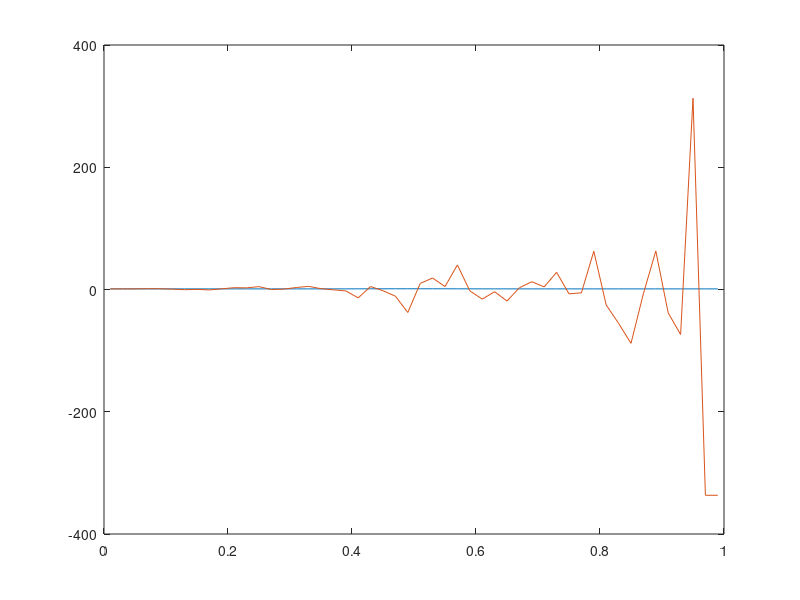

Write MATLAB code to recreate this figure.
%% advect linearization
clear all;
clc;
close all force;
addpath(['/Users/kevin/SkyDrive/KTH Work/Period 3 2014'...
    '/DN2255/Homework/4/HW4-High Resolution shock-capturing'...
    ' methods/matlabfiles/']);
%% Parameters
N = 50;
L = 1.;
dx = L/N; % Grid spacing
H = 1;
g = 9.8;
c = sqrt(g*H); % Wave speed
tau = .8*dx/c; % Time Step
coeff = -tau/(c*dx);
nStep = L/(c*tau); % waves
finalTime = nStep*tau;
nCells = 1:N;
x = dx/2:dx:L;
%% Boundary Conditions
w = 0.1*L; % Width
a = 1/5*H;
h = 1+a*exp(-(x-L/2).^2/(w^2));
m = 0*h;
%% Record the initial state
hplot(:,1) = h(:);
mplot(:,1) = m(:);
f = (1/2*g*h.^2 + (m.^2)./h);
r = L/6;
B0 = H/10;
for ib = 1:length(x)
    if abs(x(ib)-L/2)<r
        B(ib) = B0*cos((pi*(x(ib)-L/2))/(2*r));
    else
        B(ib)=0;
    end
end
myHandle = waitbar(0,'Initializing waitbar...');
tic
%% Loop
for tstep= 1:(round(nStep))
    hp=h;
    mp=m;
    Q = [hp;mp];
    f = [ mp;
        1/2*g*hp.^2 + (mp.^2)./hp];
    uhat = (sqrt(mp)./hp([1,1:N-1]) +...
        sqrt(mp).*mp./hp)./(sqrt(hp([1,1:N-1])) + sqrt(hp));
    hh = (hp([1,1:N-1]) + hp)/2;
    Am = [-sqrt(g*h)+m; -sqrt(g*h) + m];
    Ap = [-sqrt(g*h)+m; -sqrt(g*h) + m];
    Fp = 1/2*(f + f(:,[1,1:N-1])) - 1/2*abs(Ap).*(Q(:,[2:N,N])-Q(:,:));
    Fm = 1/2*(f + f(:,[1,1:N-1])) - 1/2*abs(Am).*(Q(:,[2:N,N])-Q(:,:));
    
    for i = 2:N-1
        Qn(:,i) = Q(:,i) - tau/dx*(Fp(i+1) - Fm(i-1));
    end
    Qn(1,1) = Qn(1,2);
    Qn(2,1) = Qn(2,2)*(-1);
    Qn(1,N) = Qn(1,N-1);
    Qn(2,N) = Qn(2,N-1)*(-1);
    hp = Qn(1,:);
    mp = Qn(2,:);
    hplot(:,(tstep+1)) = hp(:);
    mplot(:,(tstep+1)) = mp(:);
    h=hp;
    m=mp;
    %% Here's the progress bar code
    time=toc;
    Perc=tstep/(round(nStep));
    Trem=time/Perc-time; %Calculate the time remaining
    Hrs=floor(Trem/3600);Min=floor((Trem-Hrs*3600)/60);
    waitbar(Perc,myHandle,[sprintf('%0.1f',Perc*100) '%, '...
        sprintf('%03.0f',Hrs) ':'...
        sprintf('%02.0f',Min) ':'...
        sprintf('%02.0f',rem(Trem,60)) ' remaining Level Set Method']);
    
end

%% Plot
% figure(1); clf;
% plot(x,hplot(i,1),'-',x,hplot(i,nStep),'--');
% legend('t=0','t=1');
% xlabel('x');  ylabel('h(x,t)');
% title(sprintf('$h(x,t)$ $\\Delta t=$%0.2g,',...
%     ' $\\epsilon =$ %g',tau,a),...
%     'Interpreter','latex')
%% h plot1
%     figure(2)
%     for iPlotting = 1:2:nStep
%         clf;
%         plot(x,hplot(i,1) + B(i)')
%         hold on;
%         plot(x,hplot(i,iPlotting)+B(i)','-');
%         finalB = plot(x,B(i),'-.','color','r');
%         pause(.1)
%     end
% m plot
figure(3)
for ip = 1:8:nStep
    plot(x,hplot(:,1))
    hold on;
    plot(x,hplot(:,ip),'-');
    hold off;
    pause(1)
end
%% Plot for 2.1
% figure(3)
% initialH = plot(x,hplot(:,1) + B(:)','-','color','b');
% hold on;
% hPlusB.t1 = plot(x,hplot(:,round(nStep/2))+ B(:)'...
%     ,'--','color','k');
% hPlusB.t2 = plot(x,hplot(:,round(nStep))+ B(:)'...
%     ,'--','color','m');
% finalB = plot(x,B(:),'-.','color','r');
% legend([initialH,hPlusB.t1,hPlusB.t2,finalB],...
%     't=0, h(x) + B(x)',...
%     sprintf('t=%0.2g, h(x) + B(x)',tau*round(nStep/2)),...
%     sprintf('t=%0.2g, h(x) + B(x)',tau*round(nStep)),...
%     'B(x)','location','best');
% xlabel('x');  ylabel('h(x,t)');
% hold off;
% %%
% printYesNo = 0;
% if printYesNo == 1
%     saveFigurePath = ['/Users/kevin/SkyDrive/KTH Work'...
%         '/Period 3 2014/DN2255/Homework/4/HW4-High'...
%         ' Resolution shock-capturing methods/Figures/'];
%     set(figure(3), 'PaperPositionMode', 'auto');
%     print('-depsc2', [saveFigurePath ...
%         sprintf('steadySolutionsp%g_n_is_%g_a_%g',H,N,round(a))]);
% end
%
%
